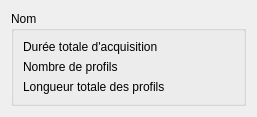
<?xml version="1.0" encoding="UTF-8"?>
<ui version="4.0">
 <class>AnaProfils</class>
 <widget class="QWidget" name="AnaProfils">
  <property name="geometry">
   <rect>
    <x>0</x>
    <y>0</y>
    <width>257</width>
    <height>102</height>
   </rect>
  </property>
  <property name="windowTitle">
   <string>Form</string>
  </property>
  <layout class="QGridLayout" name="gridLayout">
   <item row="0" column="0">
    <widget class="QGroupBox" name="gb_Name">
     <property name="title">
      <string>Nom</string>
     </property>
     <layout class="QGridLayout" name="gridLayout_2">
      <item row="0" column="0">
       <widget class="QLabel" name="l_Duree">
        <property name="text">
         <string>Durée totale d'acquisition</string>
        </property>
       </widget>
      </item>
      <item row="1" column="0">
       <widget class="QLabel" name="l_Nombre">
        <property name="text">
         <string>Nombre de profils</string>
        </property>
       </widget>
      </item>
      <item row="2" column="0">
       <widget class="QLabel" name="l_Longueur">
        <property name="text">
         <string>Longueur totale des profils</string>
        </property>
       </widget>
      </item>
     </layout>
    </widget>
   </item>
  </layout>
 </widget>
 <resources/>
 <connections/>
</ui>
